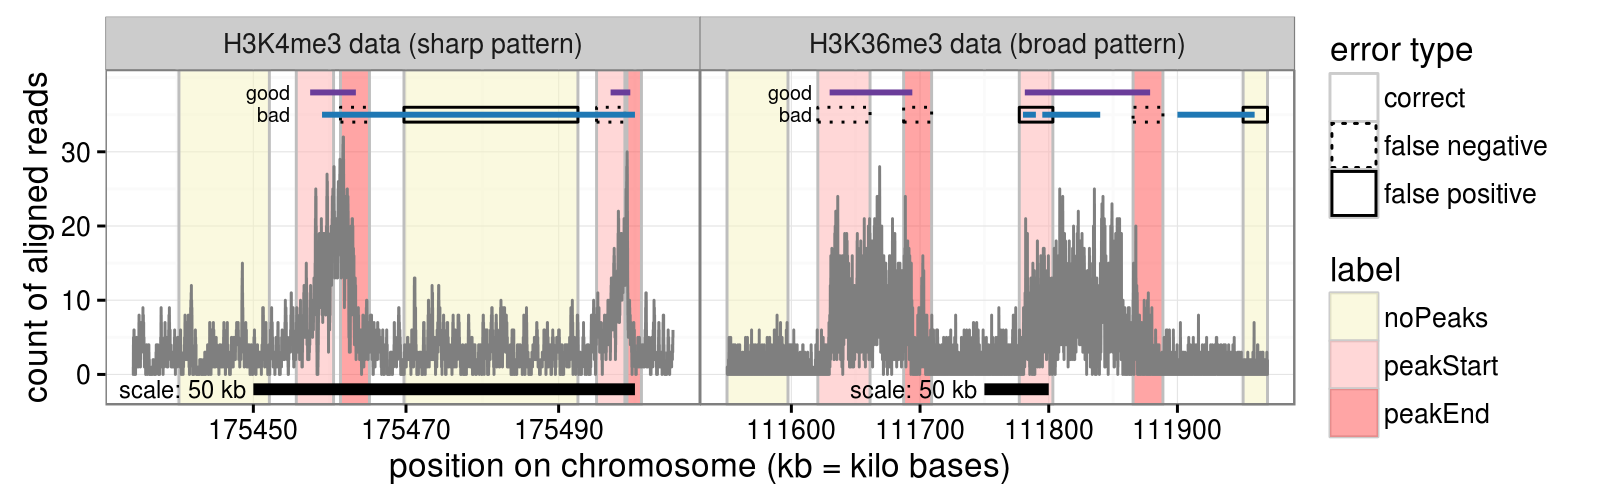

The R source for this figure:
source("packages.R")

load("../PeakSeg-paper/dp.peaks.train.RData")
load("dp.peaks.error.RData")
load("dp.peaks.RData")

library(dplyr)
good.group.df <- groups %>%
  group_by(group) %>%
  summarise(region.values=length(unique(regions))) %>%
  filter(region.values == 1)
good.groups <- good.group.df$group
min.error <- groups %>%
  filter(group %in% good.groups) %>%
  group_by(chunk.name, cell.type, algorithm, regions) %>%
  summarise(min=min(errors)) %>%
  mutate(set.name=sub("/.*", "", chunk.name),
         experiment=sub("_.*", "", set.name))
wide <-
  dcast(min.error,
        chunk.name + cell.type + experiment ~ algorithm,
        value.var="min") %>%
  mutate(baseline=ifelse(experiment=="H3K36me3",
           hmcan.broad.trained, macs.trained),
         advantage=baseline-PeakSeg) %>%
  arrange(advantage)
zero.error <- data.table(wide) %>%
  filter(PeakSeg==0)
biggest <- zero.error %>%
  group_by(experiment) %>%
  mutate(rank=rank(-advantage)) %>%
  filter(rank==1)
biggest$chunk.name[2] <- "H3K36me3_AM_immune/8"
data.frame(biggest)

zero.error %>%
  filter(chunk.name=="H3K36me3_AM_immune/8")

## We will make a plot for the window for which we have the biggest
## advantage, for each mark type.
prefix <- "http://cbio.ensmp.fr/~thocking/chip-seq-chunk-db"
chunks.file <- paste0(prefix, "/chunks.RData")
u <- url(chunks.file)
load(u)
close(u)
rownames(chunks) <- with(chunks, paste0(set.name, "/", chunk.id))

ann.colors <-
  c(noPeaks="#f6f4bf",
    peakStart="#ffafaf",
    peakEnd="#ff4c4c",
    peaks="#a445ee")

region.list <- list()
count.list <- list()
max.list <- list()
peak.list <- list()
error.list <- list()
text.list <- list()
for(experiment.i in 1:nrow(biggest)){
  chunk.info <- biggest[experiment.i, ]
  experiment <- as.character(chunk.info$experiment)
  chunk.name <- as.character(chunk.info$chunk.name)
  more.info <- chunks[chunk.name, ]
  chunkChrom <- as.character(more.info$chunkChrom)
  cell.type <- as.character(chunk.info$cell.type)
  other.algo <-
    ifelse(experiment=="H3K4me3", "macs.trained", "hmcan.broad.trained")
  algorithms <- c("PeakSeg", other.algo)
  param.err <- dp.peaks.train %>%
    inner_join(chunk.info) %>%
    mutate(param.name=as.character(param.num))
  min.params <- param.err %>%
    filter(algorithm %in% algorithms) %>%
    group_by(algorithm) %>%
    filter(seq_along(errors) == which.min(errors))
  default.param.val <-
    ifelse(other.algo=="macs.trained", "1.30103", "2.30258509299405")
  default.param <- param.err %>%
    filter(algorithm==other.algo,
           param.name==default.param.val) %>%
    mutate(algorithm=sub("trained", "default", algorithm))
  show.params <- rbind(default.param, min.params)
  rownames(show.params) <- show.params$algorithm
  ## TODO: download peaks and error regions for baseline, plot them
  ## alongside PeakSeg model.
  dp.error <- dp.peaks.error[[chunk.name]][[cell.type]]
  dp.param <- show.params["PeakSeg", "param.name"]
  dp.regions <- subset(dp.error, param.name==dp.param)
  sample.ids <- as.character(unique(dp.error$sample.id))
  ## Try to show only a subset of samples.
  sample.ids <- sprintf("McGill%04d", c(26))
  dp.peaks.samples <- dp.peaks[[chunk.name]]
  dp.peak.list <- list()
  for(sample.id in sample.ids){
    dp.peak.list[[sample.id]] <-
      data.frame(sample.id, dp.peaks.samples[[sample.id]][[dp.param]]) %>%
        select(sample.id, chromStart, chromEnd)
  }
  ## Download count signal data.
  counts.file <- file.path("data", chunk.name, "counts.RData")
  load(counts.file)
  if(experiment=="H3K36me3"){
    chromStart <- c(111780000, 111795000, 111900000)
    chromEnd <- c(111790000, 111840000, 111960000)
    start <- 111550000
    end <- 111970000
  }else{
    chromStart <- c(175459000)
    chromEnd <- c(175500000)
    start <- 175000000
    end <- 175505000
  }
  dp.regions <- dp.regions %>%
    mutate(chromStart=ifelse(chromStart < start, start, chromStart),
           chromEnd=ifelse(chromEnd < end, chromEnd, end))
  counts <- subset(counts,
                   start < chromStart &
                   chromEnd < end)
  
  sample.counts <- counts %>%
    filter(sample.id %in% sample.ids) %>%
    group_by(sample.id) %>%
    mutate(coverage.norm=coverage/max(coverage))
  tit <-
    sprintf("%s data (%s pattern)",
            experiment, ifelse(experiment=="H3K4me3", "sharp", "broad"))
  sample.max.df <- sample.counts %>%
    group_by(sample.id) %>%
    summarise(count=max(coverage),
              norm=max(coverage.norm))
  sample.max <- sample.max.df$count
  names(sample.max) <- as.character(sample.max.df$sample.id)
  sample.max.df$chromStart <- sample.counts$chromStart[1]
  sample.max.df$chromEnd <- sample.counts$chromEnd[nrow(sample.counts)]

  other.params <- subset(show.params, algorithm != "PeakSeg")
  trained.param <- subset(other.params, grepl("trained", algorithm))
  trained.algo <- as.character(trained.param$algorithm)

  label.sample <- "McGill0026"
  show.peak.list <-
    list(
         bad=data.frame(sample.id=label.sample, chromStart, chromEnd),
      good=do.call(rbind, dp.peak.list))
  label.regions <- subset(dp.regions, sample.id==label.sample)
  label.err <- PeakErrorChrom(show.peak.list$bad, label.regions)
  label.err$sample.id <- label.sample
  show.region.list <-
    list(good=dp.regions,
         bad=label.err)

  compare.region.list <- list()
  compare.peak.list <- list()
  compare.label.list <- list()
  for(algorithm.i in seq_along(show.peak.list)){
    peak.df <- show.peak.list[[algorithm.i]]
    sample.id <- as.character(peak.df$sample.id)[[1]]
    max.count <- sample.max[[sample.id]]
    algorithm <- names(show.peak.list)[[algorithm.i]]
    short.algo <- sub("[.].*", "", algorithm)
    y.mid <- algorithm.i*0.15 + 1.05
    count.mid <- algorithm.i * 3 + 32 
    compare.peak.list[[algorithm]] <-
      data.frame(tit, algorithm, y.mid, count.mid, peak.df)
    ## Also make regions.
    height <- 1
    region.df <- show.region.list[[algorithm]]
    this.param <- show.params[algorithm, ]
    compare.label.list[[algorithm]] <- with(region.df, {
      data.frame(tit, fp=sum(fp), fn=sum(fn),
                 algorithm,
                 y.mid, count.mid,
                 param.name=this.param$param.name)
    })
    sample.id <- as.character(region.df$sample.id)
    max.count <- sample.max[sample.id]
    y.min <- (-algorithm.i*4-height)*max.count/10
    y.max <- (-algorithm.i*4+height)*max.count/10
    compare.region.list[[algorithm]] <-
      data.frame(tit, algorithm, y.mid, count.mid, region.df) %>%
        select(tit, sample.id, y.mid, count.mid, 
               chromStart, chromEnd, annotation, status) %>%
    mutate(chromStart=ifelse(chromStart < start, start, chromStart),
           chromEnd=ifelse(chromEnd < end, chromEnd, end))

  }
  error.list[[experiment.i]] <- do.call(rbind, compare.region.list)
  
  peak.list[[experiment.i]] <- do.call(rbind, compare.peak.list)
  first <- dp.regions %>%
    filter(sample.id==label.sample,
           annotation=="peakStart")
  text.list[[experiment.i]] <- do.call(rbind, compare.label.list) %>%
    mutate(chromStart=first$chromStart[1],
           sample.id=label.sample)

  algo.colors <-
    c(macs.default="#A6CEE3", macs.trained="#1F78B4", #lite dark blue
      hmcan.broad.default="#A6CEE3", hmcan.broad.trained="#1F78B4", #lite dark blue
      bad="#1F78B4", #lite dark blue
      "#B2DF8A", "#33A02C", #green
      "#FB9A99", "#E31A1C", #red
      "#FDBF6F", "#FF7F00", #orange
      "#CAB2D6", PeakSeg="#6A3D9A", #purple
      good="#6A3D9A", #purple
      "#FFFF99", "#B15928") #yellow/brown
  region.list[[experiment.i]] <-
    data.frame(tit, subset(dp.regions, sample.id %in% sample.ids))
  count.list[[experiment.i]] <-
    data.frame(tit, sample.counts)
  max.list[[experiment.i]] <-
    data.frame(tit, sample.max.df)
}#experiment.i

peaks <- do.call(rbind, peak.list)
txt <- do.call(rbind, text.list)
error <- do.call(rbind, error.list)
counts <- do.call(rbind, count.list)
regions <- do.call(rbind, region.list)
maxes <- do.call(rbind, max.list)
scales <-
  data.frame(chromStart=c(175450, 111750),
             y=-2,
             sample.id="McGill0026",
             tit=c("H3K4me3 data (sharp pattern)",
               "H3K36me3 data (broad pattern)")) %>%
  mutate(chromEnd=chromStart+50)
rect.h <- 0.06
selectedPlot <- 
  ggplot()+
  geom_tallrect(aes(xmin=chromStart/1e3, xmax=chromEnd/1e3,
                    fill=annotation),
                data=regions,
                color="grey",
                alpha=1/2)+
  geom_step(aes(chromStart/1e3, coverage.norm),
            data=counts, color="grey50")+
  geom_text(aes(chromStart/1e3, 1, label=sprintf("max=%d", count)),
            vjust=1, hjust=0, data=maxes, size=3)+
  geom_text(aes(chromStart, y, label="scale: 50 kb "),
               data=scales, hjust=1, vjust=0.5, size=3)+
  geom_segment(aes(chromStart, y, xend=chromEnd, yend=y),
               data=scales, size=2)+
  geom_text(aes(chromStart/1e3, y.mid,
                label=paste0(algorithm, " ")),
            data=txt, 
            ##vjust=0.25, size=2,
            size=2.5,
            hjust=1)+
  geom_rect(aes(xmin=chromStart/1e3, xmax=chromEnd/1e3,
                ymin=y.mid -rect.h, ymax=y.mid + rect.h,
                linetype=status),
            data=subset(error, sample.id %in% sample.ids),
            fill=NA, color="black", size=0.5)+
  scale_linetype_manual("error type",
                        values=c(correct=0,
                          "false negative"=3,
                          "false positive"=1))+
  ## geom_point(aes(chromStart/1e3, y.mid, color=algorithm),
  ##            data=peaks,
  ##            pch=1, size=2)+
  geom_segment(aes(chromStart/1e3, y.mid,
                   xend=chromEnd/1e3, yend=y.mid,
                   color=algorithm),
               data=peaks, size=1)+
  scale_color_manual(values=algo.colors)+
  theme_bw()+
  theme(panel.margin=grid::unit(0, "cm"))+
  facet_grid(. ~ tit, scales="free", space="free_y")+
  scale_y_continuous("count of aligned reads",
                     labels=function(x){
                       c("0", "max")
                     },
                     breaks=c(0, 1))+
  guides(color="none")+
  xlab(paste("position on chromosome (kb = kilo bases)"))+
  scale_fill_manual("label", values=ann.colors,
                    breaks=names(ann.colors))

rect.h <- 1
selectedPlot <- 
  ggplot()+
  geom_tallrect(aes(xmin=chromStart/1e3, xmax=chromEnd/1e3,
                    fill=annotation),
                data=regions,
                color="grey",
                alpha=1/2)+
  geom_step(aes(chromStart/1e3, coverage),
            data=counts, color="grey50")+
  geom_text(aes(chromStart, y, label="scale: 50 kb "),
               data=scales, hjust=1, vjust=0.5, size=3)+
  geom_segment(aes(chromStart, y, xend=chromEnd, yend=y),
               data=scales, size=2)+
  geom_text(aes(chromStart/1e3, count.mid,
                label=paste0(algorithm, " ")),
            data=txt, 
            ##vjust=0.25, size=2,
            size=2.5,
            hjust=1)+
  geom_rect(aes(xmin=chromStart/1e3, xmax=chromEnd/1e3,
                ymin=count.mid -rect.h, ymax=count.mid + rect.h,
                linetype=status),
            data=subset(error, sample.id %in% sample.ids),
            fill=NA, color="black", size=0.5)+
  scale_linetype_manual("error type",
                        values=c(correct=0,
                          "false negative"=3,
                          "false positive"=1))+
  geom_segment(aes(chromStart/1e3, count.mid,
                   xend=chromEnd/1e3, yend=count.mid,
                   color=algorithm),
               data=peaks, size=1)+
  scale_color_manual(values=algo.colors)+
  theme_bw()+
  theme(panel.margin=grid::unit(0, "cm"))+
  facet_grid(. ~ tit, scales="free", space="free_y")+
  scale_y_continuous("count of aligned reads", breaks=seq(0, 30, by=10))+
  guides(color="none")+
  xlab(paste("position on chromosome (kb = kilo bases)"))+
  scale_fill_manual("label", values=ann.colors,
                    breaks=names(ann.colors))
print(selectedPlot)

png(png.file <- "figure-good-bad.png",
    units="in", res=200, width=8, height=2.5)
print(selectedPlot)
dev.off()
##system(paste("firefox", png.file))
